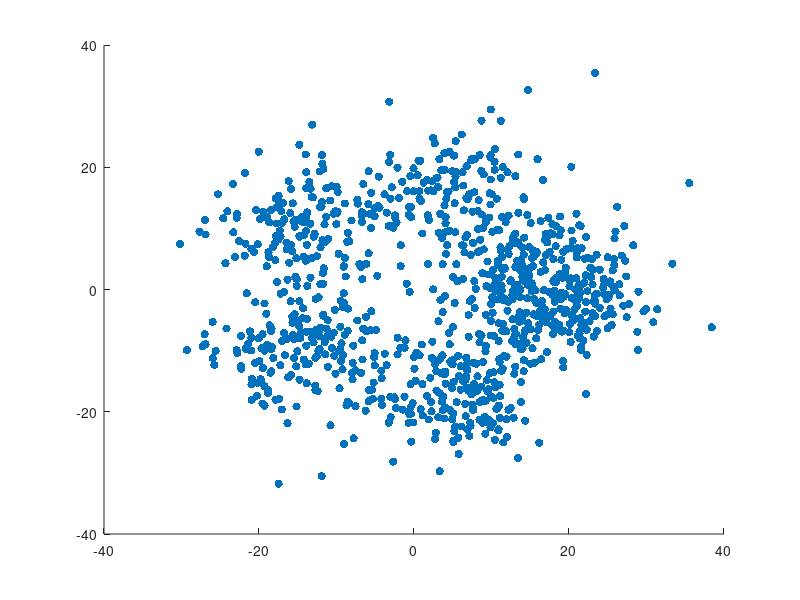

Here is the MATLAB script that generated this plot: (Note: this script raises an error after producing the figure.)
%% Data Visualization
clear; clc
x = load('DataNew.mat');
x = x.DataNew;
scatter(x(1,:), x(2,:), 'filled');

%% Genetic clustering

% first method (not good result)
init_vector = [ones(1,200), 2.*ones(1,200), 3.*ones(1,200), 4.*ones(1,200), 5.*ones(1,200)];
init_vector = init_vector(randperm(1000));
options = optimoptions(options,'InitialPopulationMatrix', init_vector);
options = optimoptions(options,'FitnessScalingFcn', @fitscalingprop);
options = optimoptions(options,'SelectionFcn', @selectionroulette);
options = optimoptions(options,'CrossoverFcn', @crossovertwopoint);
options = optimoptions(options,'Display', 'off');
options = optimoptions(options,'PlotFcn', {  @gaplotbestf @gaplotscorediversity @gaplotscores });

[result, fval] = ga(@genetic_maximum_five_fitness,1000,[],[],[],[],ones(1,1000),5.*ones(1,1000),[],1:1000,options);
scatter(x(1,:),x(2,:),15,result, 'filled');
title(['fval maximum 5 cluster GA = ' num2str(fval)]);


%% maximum 5 clusters

options = optimoptions('ga');
options = optimoptions(options,'FitnessScalingFcn', @fitscalingprop);
options = optimoptions(options,'SelectionFcn', @selectionroulette);
options = optimoptions(options,'CrossoverFcn', @crossoverarithmetic);
options = optimoptions(options,'MutationFcn', {  @mutationgaussian 1  0.7 });
options = optimoptions(options,'Display', 'off');
options = optimoptions(options,'PlotFcn', {  @gaplotbestf @gaplotscorediversity @gaplotscores });

[result, fval] = ga(@genetic_maximum_five_fitness_1,10,[],[],[],[],-40.*ones(1,10),40.*ones(1,10),[],[],options);

% Show result
c = ones(1,1000);
for i = 1:1000 
    minn = norm([result(1), result(2)] - [x(1,i), x(2,i)]);
    for j = 2:5
        if norm([result(2*j-1), result(2*j)] - [x(1,i), x(2,i)]) < minn
            minn = norm([result(2*j-1), result(2*j)] - [x(1,i), x(2,i)]);
            c(i) = j;
        end
    end
end
figure()
scatter(x(1,:),x(2,:),15,c, 'filled');
title(['fval maximum 5 cluster GA = ' num2str(fval)]);

    
%% exactly 5 clusters

options = optimoptions('ga');
options = optimoptions(options,'FitnessScalingFcn', @fitscalingprop);
options = optimoptions(options,'SelectionFcn', @selectionroulette);
options = optimoptions(options,'CrossoverFcn', @crossoverarithmetic);
options = optimoptions(options,'MutationFcn', {  @mutationgaussian 1  0.4 });
options = optimoptions(options,'Display', 'off');
options = optimoptions(options,'PlotFcn', {  @gaplotbestf @gaplotscorediversity @gaplotscores });

[result, fval] = ga(@genetic_exactly_five_fitness_1,10,[],[],[],[],-40.*ones(1,10),40.*ones(1,10),[],options);

% Show result
c = ones(1,1000);
for i = 1:1000 
    minn = norm([result(1), result(2)] - [x(1,i), x(2,i)]);
    for j = 2:5
        if norm([result(2*j-1), result(2*j)] - [x(1,i), x(2,i)]) < minn
            minn = norm([result(2*j-1), result(2*j)] - [x(1,i), x(2,i)]);
            c(i) = j;
        end
    end
end
figure()
scatter(x(1,:),x(2,:),15,c, 'filled');
title(['fval exactly 5 cluster GA = ' num2str(fval)]);

    
%% PSO clustering

%% maximum 5 clusters
options = optimoptions('particleswarm');
options = optimoptions(options,'PlotFcn', {  @pswplotbestf });
[result, fval] = particleswarm(@genetic_maximum_five_fitness_1, 10, -40.*ones(1,10), 40.*ones(1,10), options);

% Show result
c = ones(1,1000);
for i = 1:1000 
    minn = norm([result(1), result(2)] - [x(1,i), x(2,i)]);
    for j = 2:5
        if norm([result(2*j-1), result(2*j)] - [x(1,i), x(2,i)]) < minn
            minn = norm([result(2*j-1), result(2*j)] - [x(1,i), x(2,i)]);
            c(i) = j;
        end
    end
end
figure()
scatter(x(1,:),x(2,:),15,c, 'filled');
title(['fval maximum 5 cluster PSO = ' num2str(fval)]);

%% exactly 5 clusters

options = optimoptions('particleswarm');
options = optimoptions(options,'PlotFcn', {  @pswplotbestf });

[result, fval] = particleswarm(@genetic_exactly_five_fitness_1, 10, -40.*ones(1,10), 40.*ones(1,10), options);

% Show result
c = ones(1,1000);
for i = 1:1000 
    minn = norm([result(1), result(2)] - [x(1,i), x(2,i)]);
    for j = 2:5
        if norm([result(2*j-1), result(2*j)] - [x(1,i), x(2,i)]) < minn
            minn = norm([result(2*j-1), result(2*j)] - [x(1,i), x(2,i)]);
            c(i) = j;
        end
    end
end
figure()
scatter(x(1,:),x(2,:),15,c, 'filled');
title(['fval exactly 5 cluster PSO = ' num2str(fval)]);

%% ACO clustering

%% maximum 5 clusters
nIteration = 1000;
nAnt = 100;
fEvapapiration = 0.9;
fG = 1.*ones(5, 1000);

c_best = zeros(1, 1000);
cost_best = inf;
for i = 1:nIteration
    
    costs = zeros(1, nAnt); 
    c = zeros(nAnt, 1000); % cluster number each ant select for each node

    for ant=1:nAnt
        s = 0; % sum of
        for j = 1:1000
            s = sum(fG(:,j));
            r = s.*rand();
            p = 0;
            for k = 1:5
                p = p + fG(k,j);
                if( r <= p )
                    c(ant, j) = k;
                    break;
                end
            end
        end

        % Prevent pheromone distribution by sorting and renaming labels
        c(ant, :) = reorder(c(ant, :));
        
        % Calculate ant's answer cost and update fG  
        cost = genetic_maximum_five_fitness(c(ant, :));
        costs(ant) = cost;
        
        % Update best answer
        if(cost < cost_best)
            c_best = c(ant, :);
            cost_best = cost;
        end
        
    end

    for ant=1:nAnt
        fG = fG .* fEvapapiration; % Evapapiration
        f = 10^13 ./ (costs(ant)^3);

        % Update pheromone
        for j = 1:1000
            fG(c(ant, j), j) = fG(c(ant, j), j) + f;
        end
    end
end

figure()
scatter(x(1,:),x(2,:),15,c_best(1,:), 'filled');
title(['fval maximum 5 cluster ACO = ' num2str(cost_best)]);

%% exactly 5 clusters

nIteration = 1000;
nAnt = 100;
fEvapapiration = 0.9;
fG = 1.*ones(5, 1000);

c_best = zeros(1, 1000);
cost_best = inf;

for i = 1:nIteration
    
    costs = zeros(1, nAnt); 
    c = zeros(nAnt, 1000); % cluster number each ant select for each node

    for ant=1:nAnt
        s = 0; % sum of
        for j = 1:1000
            s = sum(fG(:,j));
            r = s.*rand();
            p = 0;
            for k = 1:5
                p = p + fG(k,j);
                if( r <= p )
                    c(ant, j) = k;
                    break;
                end
            end
        end

        % Prevent pheromone distribution by sorting and renaming labels
        c(ant, :) = reorder(c(ant, :));
        
        % Calculate ant's answer cost and update fG    
        cost = genetic_exactly_five_fitness(c(ant, :));
        costs(ant) = cost;
        
        % Update best answer
        if(cost < cost_best)
            c_best = c(ant, :);
            cost_best = cost;
        end
    end

    for ant=1:nAnt
        fG = fG .* fEvapapiration; % Evapapiration
        f = 10^13 ./ (costs(ant)^3);

        % Update pheromone
        for j = 1:1000
            fG(c(ant, j), j) = fG(c(ant, j), j) + f;
        end
    end
end

figure()
scatter(x(1,:),x(2,:),15,c(1,:), 'filled');
title(['fval exactly 5 cluster ACO = ' num2str(genetic_maximum_five_fitness(c(1,:)))]);

%% ACO Extra (Code from Github repo: https://github.com/madvn/ACO)

clc;
clear all;
close all;
 
%% load data 
 
data = load('DataNew.mat');
data = data.DataNew;
data = data';

dl = length(data);
%plot(data(:,1),data(:,2),'*');
 
%% init
colonySize = 50;
xAxis = 1:(colonySize);
yAxis = 1:(colonySize);
 
% parameters from data
mu = mean(data);
covariance = cov(data);
 
%visibility
s = 8;
%iterations
N = 2500;
alpha = .35;
kp = 0.2;
kd = 0.05;
phimax = 5;
phimin = 0.1;
 
food = 1:dl;
antCount = 30;
foodMat = zeros(colonySize);
antMat = zeros(colonySize);
foodLoc = zeros(dl,2);
antLoc = zeros(antCount,2);
pheromoneMat = phimin*ones(colonySize);
pheromoneIncerement = .5;
pheromoneDecrement = .99;
antMouths = zeros(antCount,1);
 
figure;
hold on;
grid on;
 
%% create ants and drop data points(food) randomly in grid
%  %  disp('Let there be an ants');
 
for i=1:antCount
    exit = 0;
    while(exit == 0)
        xPos = ceil(rand*colonySize);
        yPos = ceil(rand*colonySize);
        flag = 0;
        if(antMat((xPos),(yPos))== 0 && xPos ~=0 && yPos ~= 0)
            antMat((xPos),(yPos)) = i;
            antLoc(i,1) = xPos;
            antLoc(i,2) = yPos;
            exit = 1;
        end
    end
end
 
% %  %  disp('done dropping ants');
plot(antLoc(:,1),antLoc(:,2),'r*');
for i=1:dl
    exit = 0;
    while(exit == 0)
        xPos = ceil(rand*colonySize);
        yPos = ceil(rand*colonySize);
        if(foodMat(ceil(xPos),ceil(yPos))== 0 && xPos ~=0 && yPos ~= 0)
            foodMat(ceil(xPos),ceil(yPos)) = i;
            foodLoc(i,1) = xPos;
            foodLoc(i,2) = yPos;
            exit = 1;
        end
    end
end
plot(foodLoc(:,1),foodLoc(:,2),'go');
pickMat = zeros(N,antCount);
 
%% choose direction to move
 
for iter = 1:N
    for ant = 1:antCount
        % move
        xPos = antLoc(ant,1);
        yPos = antLoc(ant,2);
 
        % compute possible paths
        dirOptions = [xPos yPos+1; xPos+1 yPos+1; xPos+1 yPos; xPos+1 yPos-1; xPos yPos-1; xPos-1 yPos-1; xPos-1 yPos; xPos-1 yPos+1];
        %  %  disp('getting possible directions')
        dirLim = ones(1,8);
        % find available directions with limiting conditions
        if (xPos+1 > colonySize)
            dirLim([2 3 4]) = 0;
        end
        if (xPos-1 <= 0)
            dirLim([6 7 8]) = 0;
        end
        if (yPos+1 > colonySize)
            dirLim([1 2 8]) = 0;
        end
        if(yPos-1 <= 0)
            dirLim([4 5 6]) = 0;
        end
        %  %  disp('level1')
        % shd check antLoc for positions - because if there is another ant
        % in a prospective postion this ant cannot move there
        for t = 1:8
            if(dirLim(t) == 1)
                if(find(antLoc(:,1) == dirOptions(t,1)))
                    if(find(antLoc(:,2) == dirOptions(t,2)))
                        dirLim(t) = 0;
                    end
                end
            end
        end
        %  %  disp('level2');
        %if ant has food in mouth it cant move to a position that has food
        if(antMouths(ant,1) ~= 0)
            for t = 1:8
                if(dirLim(t) == 1)
                    if(foodMat(dirOptions(t,1),dirOptions(t,2)) ~= 0)
                        dirLim(t) = 0;
                    end
                end
            end
        end
        % creating a matrix that holds the indeces of the possible
        % directions of movement
        %  %  disp('levlel3');
        validDirIndeces = zeros(length(find(dirLim)),1);
        len = 0;
        for t = 1:8
            if(dirLim(t) == 1)
                validDirIndeces(len+1,1) = t;
                len = len+1;
            end
        end
        %  %  disp('final level');
        % select a direction
        if(find(validDirIndeces))
 
            % compute prob along each possible direction
            dirProbs = zeros(length(validDirIndeces),1);
            %  %  disp('dirProbs');
            for dir=1:length(validDirIndeces)
%                 dirProbs(dir,1) = pheromoneMat(dirOptions(validDirIndeces(dir,1),1),dirOptions(validDirIndeces(dir,1),2))*rand*rand;
                  dirProbs(dir,1) = rand;
            end
 
            maxProbIndex = find(dirProbs == max(dirProbs));
            %  %  disp('maxProbIndex');
            % set co-ordinates to move
            move2 = zeros(1,2);
            move2 = dirOptions(validDirIndeces(maxProbIndex(1),1),:);
            %  %  disp(move2);
% move
            antMat(move2(1,:)) = ant;
            antLoc(ant,:)=move2(1,:);
            if(antMouths(ant,1) ~= 0)
                foodMat(xPos,yPos) = 0;
                foodMat(move2(1,1),move2(1,2))=antMouths(ant,1);
                foodLoc(antMouths(ant,1),:) = move2(1,:);
            end
%             pheromoneMat(move2(1,1),move2(1,2)) = pheromoneMat(move2(1,1),move2(1,2)) + pheromoneIncerement;
%             if(pheromoneMat(move2(1,1),move2(1,2)) > phimax)
%                 pheromoneMat(move2(1,1),move2(1,2)) = phimax;
%             end
            %  %  disp('incremented pheromone');
            nxPos = move2(1,1);
            nyPos = move2(1,2);
            % pick up/drop
            foodOptions = [nxPos nyPos+1; nxPos+1 nyPos+1; nxPos+1 nyPos; nxPos+1 nyPos-1; nxPos nyPos-1; nxPos-1 nyPos-1; nxPos-1 nyPos; nxPos-1 nyPos+1];
            % find valid food directions out the above options
            foodDirLim = ones(1,8);
            % find available directions with limiting conditions
            if (nxPos+1 > colonySize)
                foodDirLim([2 3 4]) = 0;
            end
            if (nxPos-1 <= 0)
                foodDirLim([6 7 8]) = 0;
            end
            if (nyPos+1 > colonySize)
                foodDirLim([1 2 8]) = 0;
            end
            if(nyPos-1 <= 0)
                foodDirLim([4 5 6]) = 0;
            end
% pick up/drop food
            % check if mouth is empty
            %  %  disp('created valid foodDirs');
            if(antMouths(ant,1) ~= 0)
                % no?
                %  %  disp('mouth not empty');
                % see if it can be dropped
                % calculate distance between food in mouth and surrounding
                % food if any
                len = 0;
                loc = zeros(8,1);
                distance(1)=0;
                f = 0;
                for t=1:8
                    if(foodDirLim(1,t) ~=0)
                        if(foodMat(foodOptions(t,1),foodOptions(t,2)) ~= 0)
                            loc(t,1) = 1;
                            distance(len+1) = euclidianDistance(data(foodMat(foodOptions(t,1),foodOptions(t,2)),:),data(antMouths(ant,1),:));
                            f = f + (1-(distance(len+1)/alpha));
                            len = len+1;
                            %  %  disp('distCal');
                        end
                    end
                end
                f = f/(s*s);
                ppick = (1/(pheromoneMat(nxPos,nyPos)*f))*(kp/(kp+f))^2;
                pdrop = (pheromoneMat(nxPos,nyPos)*f)*(f/(kd+f))^2;
%                 if(mean(distance) < distThresh|| sum(distance)> distMax)
                if(pdrop > ppick)
                    % drop it
                    foodMat(nxPos,nyPos) = antMouths(ant,1);
                    foodLoc(antMouths(ant,1),:) = [nxPos nyPos];
                    antMouths(ant,1) = 0;
                    pheromoneMat(nxPos,nxPos) = pheromoneMat(nxPos,nxPos) + pheromoneIncerement*pheromoneMat(nxPos,nxPos);
                    if(pheromoneMat(nxPos,nxPos) > phimax)
                        pheromoneMat(nxPos,nxPos) = phimax;
                    end
                     %  disp('dropped');
                end
            else
                % yes?
                % if food is present see if food can be picked up'
                %                   %  disp('mouth empty');
                if(foodMat(nxPos,nyPos) ~= 0)
                    len = 0;
                    loc = zeros(8,1);
                    distance(1)=0;
%                      %  disp('food located');
                    f = 0;
                    for t=1:8
                        if(foodDirLim(1,t) ~=0)
                            if(foodMat(foodOptions(t,1),foodOptions(t,2)) ~= 0)
                                loc(t,1) = 1;
                                distance(len+1) = euclidianDistance(data(foodMat(foodOptions(t,1),foodOptions(t,2)),:),data(foodMat(nxPos,nyPos),:));
                                f = f + (1-(distance(len+1)/alpha));
                                len = len+1;
                            end
                        end
                    end
                    if(length(distance) >= 1)
%                          %  disp(mean(distance));
                        f = f/(s*s);
                        ppick = (1/(pheromoneMat(nxPos,nyPos)*f))*(kp/(kp+f))^2;
                        pdrop = (pheromoneMat(nxPos,nyPos)*f)*(f/(kd+f))^2;
                        if(ppick > pdrop)
                            % pick it up
                            antMouths(ant,1) = foodMat(nxPos,nyPos);
                            foodMat(nxPos,nyPos) = 0;
%                              %  disp('pickedUp');
                            pheromoneMat(nxPos,nxPos) = pheromoneDecrement*pheromoneMat(nxPos,nxPos);
                            if(pheromoneMat(nxPos,nxPos) < phimin)
                                pheromoneMat(nxPos,nxPos) = phimin;
                            end
                        end
                    end
                end
            end
        end
% update map for location of food and ants
        pause(.01);
        cla;
        plot(foodLoc(:,1),foodLoc(:,2),'go');
        plot(antLoc(:,1),antLoc(:,2),'r*');
%                   imagesc(pheromoneMat(1:50,1:50));
    end
    % reduce pheromone
    for u = 1:size(pheromoneMat,1)
        for r = 1:size(pheromoneMat,2)
            pheromoneMat(u,r)= pheromoneDecrement*pheromoneMat(u,r);
            if(pheromoneMat(u,r) < phimin)
                pheromoneMat(u,r) = phimin;
            end
        end
    end
end
 
%% end of iterations - ask all ants to drop and update map
for ant = 1:antCount
    if(antMouths(ant,1) ~= 0)
        foodMat(antLoc(ant,1),antLoc(ant,2)) = antMouths(ant,1);
    end
end
pause(.01);
cla;
plot(foodLoc(:,1),foodLoc(:,2),'go');
plot(antLoc(:,1),antLoc(:,2),'r*');

